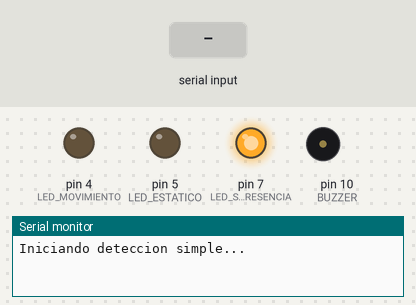
Recording of a sketch running on a simulated Arduino Uno, built with avr-gcc and run on an emulated ATmega328P. Shown: output pins drawn as LEDs (lit = HIGH), buzzer (waves = sounding), the last lines printed to the serial monitor. The test bench sets the inputs (shaded band).

Above: at 1.4 s.
1.5 s: "ON\n" received over the second serial link
At 2.3 s:
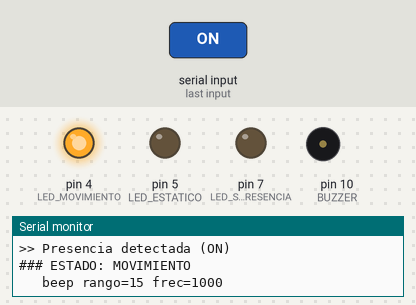
At 4.2 s:
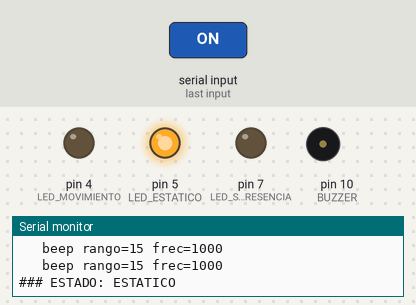
4.5 s: "OFF\n" received over the second serial link
At 5.4 s:
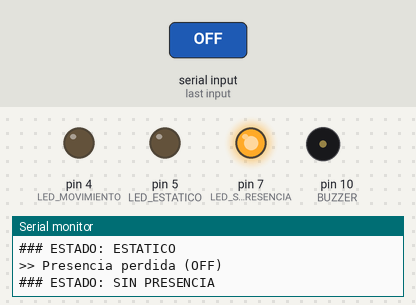
Timing chart, 0 to 7.5 s (numbered marks = the images above; inputs shaded):
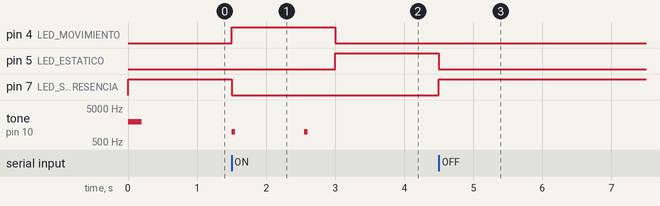

Measured:
- after the input at 1.5 s, pin 4 (LED_MOVIMIENTO): LOW → HIGH at once, → LOW 1.5 s later; pin 5 (LED_ESTATICO): LOW → HIGH after 1.5 s; pin 7 (LED_SIN_PRESENCIA): HIGH → LOW at once; tone on pin 10 (BUZZER): alternates 1000 Hz for 0.05 s and silent for 1.0 s, 4 changes in all, then stays silent, starting at once
- after the input at 4.5 s, pin 5 (LED_ESTATICO): HIGH → LOW at once; pin 7 (LED_SIN_PRESENCIA): LOW → HIGH at once

The sketch:

sensor_presencia.ino
```cpp
#include <SoftwareSerial.h>
// Grupo Milena
SoftwareSerial ld2420(8, 9); // RX=8 (OT1), TX=9 (RX del sensor)

const int LED_MOVIMIENTO = 4;
const int LED_ESTATICO = 5;
const int BUZZER = 10;         // Buzzer PASIVO (necesita tone())
const int LED_SIN_PRESENCIA = 7; // LED verde: encendido cuando no hay nadie

String linea = "";
int rangoActual = -1;
unsigned long ultimoCambio = 0;
bool hayPresencia = false;

enum Estado { SIN_PRESENCIA, MOVIMIENTO, ESTATICO };
Estado estadoActual = SIN_PRESENCIA;
Estado estadoAnterior = SIN_PRESENCIA;

const unsigned long TIEMPO_PARA_ESTATICO = 3000; // 3 seg sin cambios = estatico

// --- Configuracion del "sonar" ---
const int RANGO_CERCA = 0;    // Rango mas cercano que reporta el sensor
const int RANGO_LEJOS = 15;   // Rango mas lejano (ajustar segun lo que veas en el Serial)
const unsigned long PAUSA_CERCA = 80;   // ms entre pitidos cuando esta muy cerca
const unsigned long PAUSA_LEJOS = 1000; // ms entre pitidos cuando esta lejos
const unsigned long DURACION_PITIDO = 50; // ms que dura cada pitido
const unsigned int FRECUENCIA_CERCA = 2500; // Hz (mas agudo cuando esta cerca)
const unsigned int FRECUENCIA_LEJOS = 1000; // Hz (mas grave cuando esta lejos)

unsigned long ultimoPitido = 0;

void setup() {
  Serial.begin(115200);
  ld2420.begin(115200);
  pinMode(LED_MOVIMIENTO, OUTPUT);
  pinMode(LED_ESTATICO, OUTPUT);
  pinMode(BUZZER, OUTPUT);
  pinMode(LED_SIN_PRESENCIA, OUTPUT);

  // Al arrancar no hay presencia: LED verde encendido
  digitalWrite(LED_SIN_PRESENCIA, HIGH);

  // Pitido de arranque: si no se escucha, revisar conexion del buzzer
  tone(BUZZER, 2000, 200);
  delay(250);

  Serial.println("Iniciando deteccion simple...");
}

void loop() {
  leerLinea();
  actualizarEstado();
  actualizarSonar();
}

void leerLinea() {
  while (ld2420.available()) {
    char c = ld2420.read();
    if (c == '\n') {
      linea.trim();
      procesarLinea(linea);
      linea = "";
    } else if (c != '\r') {
      linea += c;
    }
  }
}

void procesarLinea(String l) {
  if (l == "ON") {
    if (!hayPresencia) {
      Serial.println(">> Presencia detectada (ON)");
    }
    hayPresencia = true;
  } else if (l == "OFF") {
    if (hayPresencia) {
      Serial.println(">> Presencia perdida (OFF)");
    }
    hayPresencia = false;
    rangoActual = -1;
  } else if (l.startsWith("Range")) {
    int r = l.substring(6).toInt();
    if (rangoActual == -1) {
      rangoActual = r;
      ultimoCambio = millis();
      Serial.print(">> Rango inicial: ");
      Serial.println(r);
    } else if (abs(r - rangoActual) > 1) {
      Serial.print(">> Rango cambio de ");
      Serial.print(rangoActual);
      Serial.print(" a ");
      Serial.println(r);
      rangoActual = r;
      ultimoCambio = millis();
    }
  }
}

void actualizarEstado() {
  if (!hayPresencia) {
    estadoActual = SIN_PRESENCIA;
  } else {
    unsigned long quieto = millis() - ultimoCambio;
    estadoActual = (quieto >= TIEMPO_PARA_ESTATICO) ? ESTATICO : MOVIMIENTO;
  }

  // Solo actuamos (y avisamos) cuando el estado realmente cambia
  if (estadoActual != estadoAnterior) {
    switch (estadoActual) {
      case SIN_PRESENCIA:
        Serial.println("### ESTADO: SIN PRESENCIA");
        digitalWrite(LED_MOVIMIENTO, LOW);
        digitalWrite(LED_ESTATICO, LOW);
        digitalWrite(LED_SIN_PRESENCIA, HIGH);
        noTone(BUZZER);
        break;
      case MOVIMIENTO:
        Serial.println("### ESTADO: MOVIMIENTO");
        digitalWrite(LED_MOVIMIENTO, HIGH);
        digitalWrite(LED_ESTATICO, LOW);
        digitalWrite(LED_SIN_PRESENCIA, LOW);
        ultimoPitido = 0; // Que el primer pitido suene enseguida
        break;
      case ESTATICO:
        Serial.println("### ESTADO: ESTATICO");
        digitalWrite(LED_MOVIMIENTO, LOW);
        digitalWrite(LED_ESTATICO, HIGH);
        digitalWrite(LED_SIN_PRESENCIA, LOW);
        noTone(BUZZER);
        break;
    }
    estadoAnterior = estadoActual;
  }
}

// Pitidos tipo sonar: mientras hay movimiento, cuanto mas cerca esta
// el objeto, mas seguidos y mas agudos son los pitidos.
// No usa delay(), asi el sensor se sigue leyendo sin perder datos.
void actualizarSonar() {
  if (estadoActual != MOVIMIENTO) {
    return;
  }

  // Si todavia no llego ningun "Range", pitamos como si estuviera lejos
  int r = (rangoActual < 0) ? RANGO_LEJOS : constrain(rangoActual, RANGO_CERCA, RANGO_LEJOS);
  unsigned long pausa = map(r, RANGO_CERCA, RANGO_LEJOS, PAUSA_CERCA, PAUSA_LEJOS);
  unsigned int frecuencia = map(r, RANGO_CERCA, RANGO_LEJOS, FRECUENCIA_CERCA, FRECUENCIA_LEJOS);

  if (ultimoPitido == 0 || millis() - ultimoPitido >= pausa + DURACION_PITIDO) {
    tone(BUZZER, frecuencia, DURACION_PITIDO);
    ultimoPitido = millis();
    Serial.print("   beep rango=");
    Serial.print(r);
    Serial.print(" frec=");
    Serial.println(frecuencia);
  }
}
```
